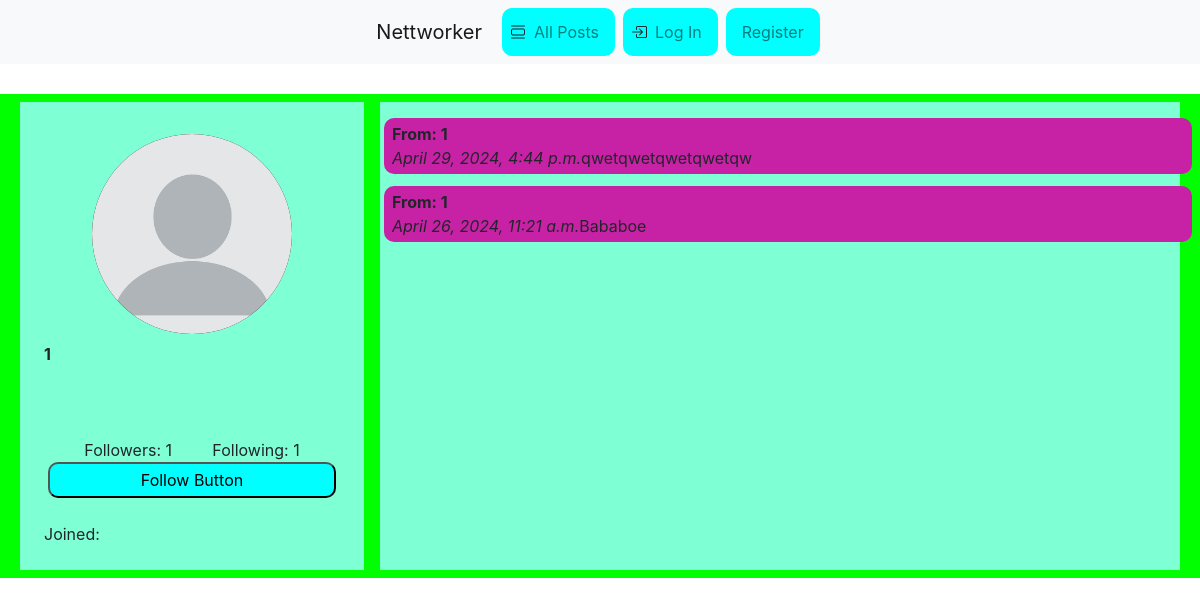
Page /profile/1/ on the committed database.
### network/models.py (models this page shows, shortened)
class User(AbstractUser):
    first_name = models.CharField(max_length=50)
    last_name = models.CharField(max_length=50)
    description = models.CharField(max_length=255, default="", null=True, blank=True)
    profilePicture = models.ImageField(null=True, blank=True, upload_to="images")

class Followers(models.Model):
    user_id = models.ForeignKey(User, on_delete=models.CASCADE, related_name="is_following")
    follower_id = models.ForeignKey(User, on_delete=models.CASCADE, related_name="followed_by")

class Post(models.Model):
    content = models.CharField(max_length=255)
    user = models.ForeignKey(User, on_delete=models.CASCADE)
    date = models.DateTimeField(auto_now_add=True)

### network/views.py (the view)
# urls.py: path("profile/<str:username>/", views.profile, name="profile"),
def profile(request, username):
    user_profile_info = User.objects.get(username=username)
    if not user_profile_info.profilePicture:
        user_profile_info.profilePicture = settings.STATIC_URL + 'images/default.jpg'
    user_posts = Post.objects.filter(user=user_profile_info).order_by("-date")
    return render(request, "network/profile.html", {'user_profile_info': user_profile_info, 'posts': user_posts, 'logged_in_user': request.user})

### network/templates/network/profile.html (shortened to what this page needs)
{% extends "network/layout.html" %}
{% load static %}
{% block head %}
    <link rel="stylesheet" href="{% static 'network/profile.css' %}">
{% endblock %}
{% block body %}
    <div class="content">
        <div class="left-row">
            <div class="profile-image-container">
                <img class="profile-image" src="{{ user_profile_info.profilePicture.url }}" alt="Profile Picture">
            </div>
            <b>{{ user_profile_info.username }}</b>
            <br>
            <br>
            <br>
            <div class="followers-stats">
                <div>
                    Followers: {{user_profile_info.followed_by.all|length}}
                </div>
                <div>
                    Following: {{user_profile_info.is_following.all|length}}
                </div>
            </div>
            {% if request.user.username != user_profile_info.username %}
            <button class="action-button">Follow Button</button>
            {% endif %}
            <br>
            Joined: {{ user.date_joined.date}}
        </div>
        <div class="right-row">
            {% if posts %}
                <div class="posts-container">
                    {% for post in posts %}
                        <div class="post">
                            <div class="first-row">
                                <b>From: {{ post.user.username }}</b>
                                <br>
                                <i>{{ post.date }}</i>
                            </div>
                            <br>
                            {{ post.content }}
                        </div>
                    {% endfor %}
                </div>
            {% else %}
                <div class="loader">No posts from this user yet.</div>
            {% endif %}
        </div>
    </div>
{% endblock %}

### network/static/network/styles.css (style rules this page uses)
.content { max-width: 1200px; margin: auto; margin-top: 30px; margin-bottom: 30px; padding: 8px 20px; background-color: rgb(1, 255, 1); }
.action-button { margin: 0 4px; background-color: aqua; border-radius: 10px; display: flex; align-items: center; justify-content: center; padding: 4px 8px; }
.post { background-color: rgb(199, 34, 166); border-radius: 10px; padding: 4px 8px; margin-top: 12px; width: 80ch; display: flex; }

### network/static/network/profile.css (style rules this page uses)
.content { display: flex; }
.left-row { width: 360px; display: flex; flex-direction: column; padding: 24px; margin-right: 16px; background-color: aquamarine; }
.right-row { width: 800px; display: flex; flex-direction: column; padding: 4px; background-color: aquamarine; }
.profile-image-container { display: flex; align-items: center; justify-content: center; }
.profile-image { width: 200px; height: 200px; border-radius: 100%; object-fit: cover; background-color: black; margin: 8px 20px; }
.followers-stats { display: flex; justify-content:space-evenly; }

### rows in the picture
User: profilePicture (placeholder picture), username "1", followed_by.all|length "1", is_following.all|length "1"
Post: user.username "1", date "April 29, 2024, 4:44 p.m.", content "qwetqwetqwetqwetqw"
Post: user.username "1", date "April 26, 2024, 11:21 a.m.", content "Bababoe"
